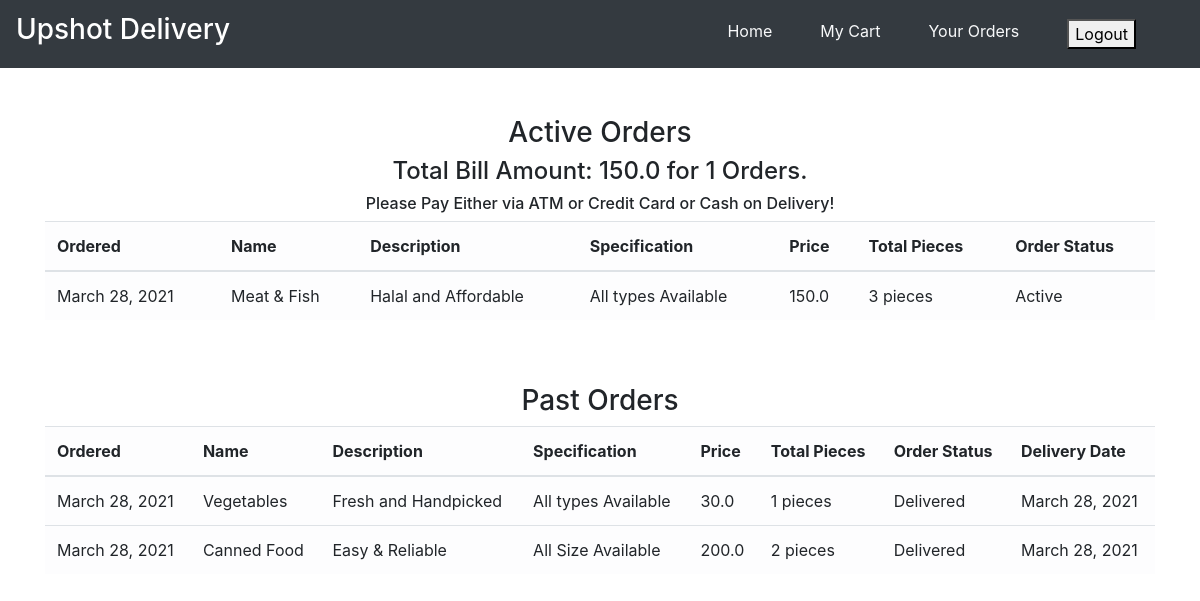
Page /order_details/ (signed in) on the committed database.
### main/models.py (models this page shows, shortened)
class CartItems(models.Model):
    ORDER_STATUS = (
        ('Active', 'Active'),
        ('Delivered', 'Delivered')
    )
    user = models.ForeignKey(User, on_delete=models.CASCADE)
    item = models.ForeignKey(Item, on_delete=models.CASCADE)
    ordered = models.BooleanField(default=False)
    quantity = models.IntegerField(default=1)
    ordered_date = models.DateField(default=timezone.now)
    status = models.CharField(max_length=20, choices=ORDER_STATUS, default='Active')
    delivery_date = models.DateField(default=timezone.now)
    class Meta:
        verbose_name = 'Cart Item'
        verbose_name_plural = 'Cart Items'

class Item(models.Model):
    LABELS = (
        ('Best Selling Foods', 'Best Selling Foods'),
        ('New Food', 'New Food'),
        ('Spicy Foods🔥', 'Spicy Foods🔥'),
    )
    LABEL_COLOUR = (
        ('danger', 'danger'),
        ('success', 'success'),
        ('primary', 'primary'),
        ('info', 'info'),
        ('warning', 'warning'),
    )
    title = models.CharField(max_length=150)
    description = models.CharField(max_length=250,blank=True)
    price = models.FloatField()
    pieces = models.IntegerField(default=6)
    instructions = models.CharField(max_length=250,default="Available")
    image = models.ImageField(default='default.png', upload_to='images/')
    labels = models.CharField(max_length=25, choices=LABELS, blank=True)
    label_colour = models.CharField(max_length=15, choices=LABEL_COLOUR, blank=True)
    slug = models.SlugField(default="foods")
    created_by = models.ForeignKey(User, on_delete=models.CASCADE)

### main/views.py (the view)
# urls.py: path('order_details/', views.order_details, name='order_details'),
@login_required
def order_details(request):
    items = CartItems.objects.filter(user=request.user, ordered=True,status="Active").order_by('-ordered_date')
    cart_items = CartItems.objects.filter(user=request.user, ordered=True,status="Delivered").order_by('-ordered_date')
    bill = items.aggregate(Sum('item__price'))
    number = items.aggregate(Sum('quantity'))
    pieces = items.aggregate(Sum('item__pieces'))
    total = bill.get("item__price__sum")
    count = number.get("quantity__sum")
    total_pieces = pieces.get("item__pieces__sum")
    context = {
        'items':items,
        'cart_items':cart_items,
        'total': total,
        'count': count,
        'total_pieces': total_pieces
    }
    return render(request, 'main/order_details.html', context)

### main/templatetags/get_group.py (called while the page is built)
@register.filter(name='has_group')
def has_group(user, group_name):
    return user.groups.filter(name=group_name).exists()

### main/templates/main/order_details.html
{% extends "main/layout.html" %}
{% block content %}
<div class="cart">
    <div class="container">
        <div class="row">
            <div class="col-sm-12 mt-5">
                <h3 class="text-center">Active Orders</h3>
                {% if items %}
                <h4 class="text-center">Total Bill Amount: {{total}} for {{ count }} Orders.</h4>
                <h6 class="text-center">Please Pay Either via ATM or Credit Card or Cash on Delivery!</h6>
                <div class="table-responsive">
                    <table class="table table-light">
                        <thead>
                        <tr>
                            <th scope="col">Ordered</th>
                            <th scope="col">Name</th>
                            <th scope="col">Description</th>
                            <th scope="col">Specification</th>
                            <th scope="col">Price</th>
                            <th scope="col">Total Pieces</th>
                            <th scope="col">Order Status</th>
                        </tr>
                        </thead>
                        <tbody>
                            {% for item_active in items %}
                        <tr>
                            <td>{{ item_active.ordered_date }}</td>
                            <td>{{ item_active.item.title }} <span class="badge badge-{{ item_active.item.label_colour }}">{{ item_active.item.labels }}</span></td>
                            <td>{{ item_active.item.description }}</td>
                            <td>{{ item_active.item.instructions }}</td>
                            <td>{{ item_active.item.price }}</td>
                            <td>{{ item_active.item.pieces }} pieces</td>
                            <td>{{ item_active.status }}</td>
                        </tr>
                            {% endfor %}
                        </tbody>
                    </table>
                </div>
                {% else %}
                <h4 class="text-center">Sorry, you have not ordered any item yet!!!</h4>
                {% endif %}
            </div>
        </div>
        <div class="row">
            <div class="col-sm-12 mt-5">
                <h3 class="text-center">Past Orders</h3>
                {% if cart_items %}
                <div class="table-responsive">
                    <table class="table table-light">
                        <thead>
                        <tr>
                            <th scope="col">Ordered</th>
                            <th scope="col">Name</th>
                            <th scope="col">Description</th>
                            <th scope="col">Specification</th>
                            <th scope="col">Price</th>
                            <th scope="col">Total Pieces</th>
                            <th scope="col">Order Status</th>
                            <th scope="col">Delivery Date</th>
                        </tr>
                        </thead>
                        <tbody>
                            {% for cart in cart_items %}
                        <tr>
                            <td>{{ cart.ordered_date }}</td>
                            <td>{{ cart.item.title }} <span class="badge badge-{{ cart.item.label_colour }}">{{ cart.item.labels }}</span></td>
                            <td>{{ cart.item.description }}</td>
                            <td>{{ cart.item.instructions }}</td>
                            <td>{{ cart.item.price }}</td>
                            <td>{{ cart.item.pieces }} pieces</td>
                            <td>{{ cart.status }}</td>
                            <td>{{ cart.delivery_date }}</td>
                        </tr>
                            {% endfor %}
                        </tbody>
                    </table>
                </div>
                {% else %}
                <h4 class="text-center">Sorry, you have not ordered any item yet!!!</h4>
                {% endif %}
            </div>
        </div>
    </div>
</div>
{% endblock content %}

### rows in the picture
CartItems: ordered_date "March 28, 2021", item "Meat & Fish", item.description "Halal and Affordable", item.instructions "All types Available", item.price "150.0", item.pieces "3", status "Active"
CartItems: ordered_date "March 28, 2021", item "Vegetables", item.description "Fresh and Handpicked", item.instructions "All types Available", item.price "30.0", item.pieces "1", status "Delivered", delivery_date "March 28, 2021"
CartItems: ordered_date "March 28, 2021", item "Canned Food", item.description "Easy & Reliable", item.instructions "All Size Available", item.price "200.0", item.pieces "2", status "Delivered", delivery_date "March 28, 2021"

### other values in the picture
{{ total }} "150.0"
{{ count }} "1"
